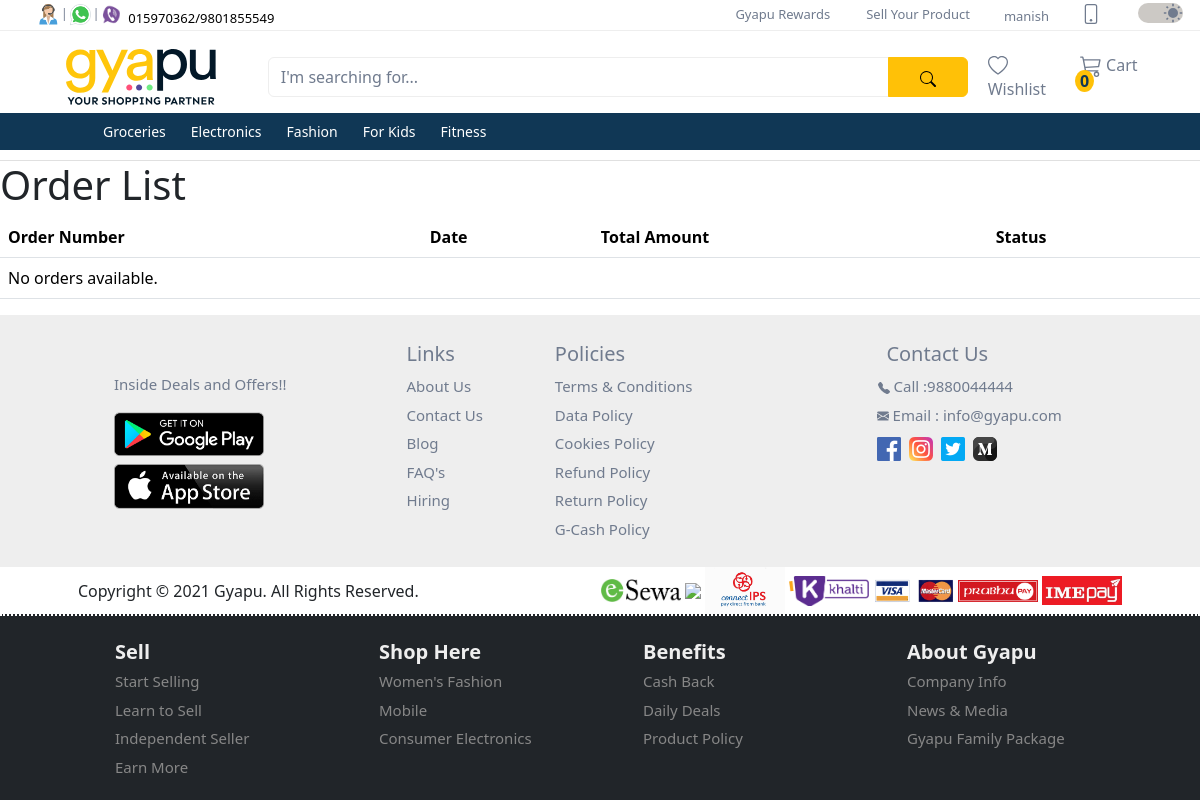
Screenshot of /orders/ (signed in) with the database file from the repository.
### user/models.py (models this page shows, shortened)
class CustomUser(AbstractUser):
  id = models.UUIDField(
    primary_key = True,
    default = uuid.uuid4,
    editable = False
  )
  full_name = models.CharField(max_length=50, default='Default Name')
  mobile = models.CharField(max_length=10, blank=False, null=False)

### products/models.py (models this page shows, shortened)
class Category(models.Model):
  id = models.UUIDField(
    primary_key = True,
    default = uuid.uuid4,
    editable = False
  )
  name = models.CharField(max_length=255)
  description = models.TextField(blank=True)
  parent = models.ForeignKey('self', on_delete=models.CASCADE, null=True, blank=True, related_name='children')
  class Meta:
    verbose_name_plural = 'Categories'

### orders/views.py (the view)
# urls.py: path('', OrderListView.as_view(), name='order_list'),
class OrderListView(LoginRequiredMixin, CustomerGroupRequiredMixin, ListView):
  model = Order
  template_name = 'orders/order_list.html'
  context_object_name = 'order_list'
  def get_queryset(self):
    return super().get_queryset().filter(user=self.request.user)

### products/context_processors.py (called while the page is built)
def categories(request):
  categories = Category.objects.filter(parent__isnull=True)
  return {'categories': categories}

### user/views.py (called while the page is built)
  def test_func(self):
    return self.request.user.groups.filter(name='customer').exists()

### orders/templates/orders/order_list.html (shortened to what this page needs)
{% extends '_base.html' %}
{% block content %}
  <h1>Order List</h1>
  <table class="table">
    <thead>
      <tr>
        <th>Order Number</th>
        <th>Date</th>
        <th>Total Amount</th>
        <th>Status</th>
      </tr>
    </thead>
    <tbody>
      {% for order in order_list %}
        <tr>
          <td><a href="{% url 'orders:order_detail' pk=order.pk %}">{{ order.order_number }}</a></td>
          <td>{{ order.date_ordered }}</td>
          <td>{{ order.total_amount }}</td>
          <td>{{ order.status }}</td>
        </tr>
      {% empty %}
        <tr>
          <td colspan="4">No orders available.</td>
        </tr>
      {% endfor %}
    </tbody>
  </table>
{% endblock %}

### user/templates/_base.html (shortened to what this page needs)
{% load static %}
<!DOCTYPE html>
<html lang="en">
<head>
  <link href="https://cdn.jsdelivr.net/npm/bootstrap@5.3.2/dist/css/bootstrap.min.css" rel="stylesheet">
  <link rel="stylesheet" href="{% static 'css/style.css' %}">
</head>
<body>
  <nav class="navbar navbar-expand-lg first-nav">
    <div class="container-fluid d-flex">
      <div class="contact-icons ms-4 d-none d-lg-block">
        <div class="d-flex">
          <div class="d-flex">
            <div class="tooltip px-0">
              <img src="{% static "images/icons/contact.svg" %}" alt="phone">
            </div>
            <span class="pt-1">|</span>
          </div>
          <div class="d-flex">
            <div class="tooltip px-0">
              <img src="{% static "images/icons/whatsapp.png" %}" alt="whatsapp">
            </div>
            <span class="pt-1">|</span>
          </div>
          <div>
            <div class="tooltip px-0">
              <img src="{% static "images/icons/viber.png" %}" alt="viber">
            </div>
          </div>
          <div class="mt-1">
            <a class="phone-number ps-1" href="#">
              015970362/9801855549
            </a>
          </div>
        </div>
      </div>
      <div class="menu flex-grow-1">
        <div class="collapse navbar-collapse justify-content-end" id="collapsibleNavbar">
          <ul class="navbar-nav">
            <li class="nav-item">
              <a class="nav-link py-0" href="#">Gyapu Rewards</a>
            </li>
            <li class="nav-item">
              <a class="nav-link py-0" href="#">Sell Your Product</a>
            </li>
          </ul>
        </div>
      </div>
      <div class="accessibilities">
        <div class="d-flex justify-content-end">
          {% if user.is_authenticated %}
            <div class="tooltip mx-3">
              <a href="{% url 'profile_detail' %}">{{ user.username }}</a>
            </div>
          {% else %}
            <div class="d-flex mx-3">
              <a href="{% url "register" %}">Login/Register</a>
            </div>
          {% endif %}
          <div class="tooltip qrtooltip mx-3">
            <a class="nav-link" href="#">
            </a>
          </div>
          <div class="switch">
            <div class="form-check form-switch ms-3">
              <input class="form-check-input" type="checkbox" id="toggleswitch" value="yes" checked>
            </div>
          </div>
        </div>
      </div>
    </div>
  </nav>
  <nav class="navbar navbar-expand-xl d-flex flex-column second-nav" id="secondNav">
    <div class="container">
      <div class="d-flex flex-row container-fluid gyapu-head">
        <a class="navbar-brand" href="{% url 'home' %}">
          <img class="img-fluid" id="gyapu-head" src="{% static "images/gyapu-header-lightmode.svg" %}" alt="gyapu brand logo">
        </a>
        <form class="input-group mt-3 mb-3">
          <input type="text" class="form-control" placeholder="I'm searching for...">
          <button class="btn btn-warning" type="submit">
          </button>
        </form>
      </div>
      <div class="collapse navbar-collapse" id="mynavbar">
        <ul class="navbar-nav me-auto">
          <li class="nav-item">
            <a class="nav-link" href="javascript:void(0)">
              Wishlist
            </a>
          </li>
          <li class="nav-item">
            <div class="tooltip">
              <a class="nav-link" href="{% url 'cart_detail' %}">
                Cart
                <sup class="bg-warning cart-number">0</sup>
              </a>
            </div>
          </li>
        </ul>
      </div>
    </div>
    <div class="dropdown-nav">
      <div class="container">
        <div class="collapse navbar-collapse" id="mynavbar">
          <ul class="navbar-nav">
            {% for category in categories %}
              <li class="nav-item dropdown">
                <a class="nav-link dropbtn" href="#">{{ category.name }}</a>
              </li>
            {% endfor %}
          </ul>
        </div>
      </div>
    </div>
  </nav>
  {% block content %}
  {% endblock %}
  <footer>
    <div class="contacts">
      <div class="container">
        <div class="d-flex flex-wrap">
          <div class="playstore d-flex justify-content-center align-self-center flex-column mx-5 px-4">
            <p>Inside Deals and Offers!!</p>
            <div class="googleplay">
              <a href="#">
                <img src="{% static "images/googleplay.png" %}">
              </a>
            </div>
            <div class="appstore mt-2">
              <a href="#">
                <img src="{% static "images/appstore.png" %}">
              </a>
            </div>
          </div>
          <div class="links py-4 px-5">
            <p class="contact-head">Links</p>
            <ul class="list-group">
              <li class="list-group-item">
                <a href="#">About Us</a>
              </li>
              <li class="list-group-item">
                <a href="#">Contact Us</a>
              </li>
              <li class="list-group-item">
                <a href="#">Blog</a>
              </li>
              <li class="list-group-item">
                <a href="#">FAQ's</a>
              </li>
              <li class="list-group-item">
                <a href="#">Hiring</a>
              </li>
            </ul>
          </div>
          <div class="policies py-4 px-4">
            <p class="contact-head">Policies</p>
            <ul class="list-group">
              <li class="list-group-item">
                <a href="#">Terms & Conditions</a>
              </li>
              <li class="list-group-item">
                <a href="#">Data Policy</a>
              </li>
              <li class="list-group-item">
                <a href="#">Cookies Policy</a>
              </li>
              <li class="list-group-item">
                <a href="#">Refund Policy</a>
              </li>
              <li class="list-group-item">
                <a href="#">Return Policy</a>
              </li>
              <li class="list-group-item">
                <a href="#">G-Cash Policy</a>
              </li>
            </ul>
          </div>
          <div class="contact-us flex-grow-1 py-4 px-4">
            <p class="contact-head d-flex justify-content-center">Contact Us</p>
            <ul class="list-group">
              <li class="list-group-item d-flex justify-content-center ms-3">
                <a href="#">
                  Call :9880044444
                </a>
              </li>
              <li class="list-group-item d-flex justify-content-center ms-5 ps-3">
                <a href="#">
                  Email : info@gyapu.com</a>
              </li>
              <li class="list-group-item d-flex justify-content-center">
                <a href="#" class="p-1">
                  <img src="{% static "images/icons/facebook.png" %}">
                </a>
                <a href="#" class="p-1">
                  <img src="{% static "images/icons/instagram.png" %}">
                </a>
                <a href="#" class="p-1">
                  <img src="{% static "images/icons/twitter.png" %}">
                </a>
                <a href="#" class="p-1">
                  <img src="{% static "images/icons/medium.png" %}">
                </a>
              </li>
            </ul>
          </div>
        </div>
      </div>
    </div>
    <div class="mid-footer">
      <div class="container-md px-5">
        <div class="d-flex align-items-center justify-content-between flex-wrap flex-sm-row-reverse">
          <div class="digital-pay">
            <img src="{% static "images/logos/esewa.jpg" %}">
            <img src="{% static "images/logos/fonepay.com-3905626534" %}">
            <img src="{% static "images/logos/ips.jpg" %}">
            <img src="{% static "images/logos/khalti.png" %}">
            <img src="{% static "images/logos/visa.webp" %}">
            <img src="{% static "images/logos/prabhupay.png" %}">
            <img src="{% static "images/logos/ime.jpg" %}">
          </div>
          <div class="copyright">
            <p class="mb-0">Copyright © 2021 Gyapu. All Rights Reserved.</p>
          </div>
        </div>
      </div>
    </div>
    <div class="sitemap">
      <div class="container p-3">
        <div class="row ps-5 ms-3">
          <div class="col-6 col-xl-3">
            <p class="sitemap-head">Sell</p>
            <ul class="list-group">
              <li class="list-group-item">
                <a href="#">Start Selling</a>
              </li>
              <li class="list-group-item">
                <a href="#">Learn to Sell</a>
              </li>
              <li class="list-group-item">
                <a href="#">Independent Seller</a>
              </li>
              <li class="list-group-item">
                <a href="#">Earn More</a>
              </li>
            </ul>
          </div>
          <div class="col-6 col-xl-3">
            <p class="sitemap-head">Shop Here</p>
            <ul class="list-group">
              <li class="list-group-item">
                <a href="#">Women's Fashion</a>
              </li>
              <li class="list-group-item">
                <a href="#">Mobile</a>
              </li>
              <li class="list-group-item">
                <a href="#">Consumer Electronics</a>
              </li>
            </ul>
          </div>
          <div class="col-6 col-xl-3">
            <p class="sitemap-head">Benefits</p>
            <ul class="list-group">
              <li class="list-group-item">
                <a href="#">Cash Back</a>
              </li>
              <li class="list-group-item">
                <a href="#">Daily Deals</a>
              </li>
              <li class="list-group-item">
                <a href="#">Product Policy</a>
              </li>
            </ul>
          </div>
          <div class="col-6 col-xl-3">
            <p class="sitemap-head">About Gyapu</p>
            <ul class="list-group">
              <li class="list-group-item">
                <a href="#">Company Info</a>
              </li>
              <li class="list-group-item">
                <a href="#">News & Media</a>
              </li>
              <li class="list-group-item">
                <a href="#">Gyapu Family Package</a>
              </li>
            </ul>
          </div>
        </div>
      </div>
    </div>
  </footer>
</body>
</html>

### user/static/css/style.css (style rules this page uses)
* { margin: 0; padding: 0; scroll-behavior: smooth; }
:root { --backgroundColor: #ffffff; --featureListBgColor: #F8F8FA; --cardBgColor: #ffffff; --contactsBgColor: #EEEEEE; --toggleswitchBgColor: #CCC9C5; --textColor: #707B8E; --priceColor: #103755; --buttomnavColor: #103755; --border: #eeeeee; --controlColor: #606775; --phoneColor: #000000; --navAnchorHover: #000000; --inputBorderSelection: #eeeeee; --topicColorHover: #000000; --gyapuHeader: #031828; --cardHoverBoxShadow: 0 2px 4px 0 rgba(158, 155, 155, 0.19), 0 4px 10px 0 rgba(158, 155, 155, 0.19); }
.first-nav { height: 30px; z-index: 3; background-color: var(--backgroundColor); }
.first-nav a { text-decoration: none; color: var(--textColor); }
.first-nav .contact-icons img { width: 25px; height: 25px; }
.first-nav .contact-icons span { font-size: 12px; color: var(--textColor); }
.phone-number { font-size: 13px; color: var(--phoneColor) !important; }
.navbar-toggler a, .accessibilities a { font-size: 13px; color: var(--textColor); }
#collapsibleNavbar { font-size: 13px; }
#collapsibleNavbar ul li { padding: 0 10px; }
#collapsibleNavbar a { color: var(--textColor); }
.switch { margin-top: -5px; margin-left: 15px; }
.switch .form-check-input { font-size: 20px; width: 45px; background-color: var(--toggleswitchBgColor); border: none; cursor: pointer; }
.switch .form-switch .form-check-input { background-image: url("/static/images/moon.svg"); }
.switch .form-switch .form-check-input:checked { background-image: url("/static/images/sun.svg"); }
.second-nav { width: 100%; margin: 0; padding-top: 10px; padding-bottom: 0; background-color: var(--backgroundColor); z-index: 2; border-top: 1px solid var(--border); }
.second-nav .container .container-fluid { width: 1000px; }
.second-nav .container .container-fluid a { margin: auto; }
.second-nav img { width: 150px !important; min-width: 100px; }
.second-nav form { max-width: 700px !important; height: 40px; margin-left: 40px; }
.second-nav form input { background: transparent; border: 1px solid var(--border); }
.second-nav form input::placeholder { color: var(--textColor); }
.form-control { color: var(--textColor) !important; }
.second-nav form button { width: 80px; }
#mynavbar a { color: var(--textColor); }
.cart-number { font-size: 16px; font-weight: 600; color: #103755; border-radius: 50%; padding: 0 5px; margin-left: -5px; }
.tooltip { position: relative; font-size: 16px; display: inline-block; opacity: 1; }
.dropdown-nav { width: 100%; background-color: #103755; z-index: 2; }
.dropdown-nav .container { padding-left: 65px; }
.dropbtn { color: #ffffff !important; font-size: 14px; margin-right: 9px; }
.dropdown, .dropleft, .sub-dropleft { position: relative; display: inline-block; }
.row div { margin: 0; padding: 5px; }
.row a { text-decoration: none; color: var(--textColor); }
.contacts { background-color: var(--contactsBgColor); color: var(--textColor); font-size: 15px; }
.googleplay img, .appstore img { width: 150px; }
.contact-head { font-size: 20px; font-weight: 500; margin-bottom: 3px; }
.list-group { --bs-list-group-bg: none; --bs-list-group-border-color: none; --bs-list-group-item-padding-x: 0; --bs-list-group-item-padding-y: 3px; }
.contacts .list-group li a { text-decoration: none; color: var(--textColor); }
.sitemap { background-color: #212529; color: #878787; font-size: 15px; border-top: 2px dotted #ffffff; margin-bottom: 50px; }
.sitemap-head { font-size: 20px; font-weight: 800; color: #EEEEEE; margin-bottom: 0; }
.sitemap .list-group li a { text-decoration: none; color: #878787; }
.digital-pay img { width: 80px; }
@media only screen and (min-width: 990px) { .sitemap { margin-bottom: 0; } }
@media only screen and (max-width: 1200px) { .second-nav { padding-bottom: 10px; border-bottom: 1px solid #e0e0e0; } }

### rows the page displays
CustomUser: username "manish"
Category: name "Groceries"
Category: name "Electronics"
Category: name "Fashion"
Category: name "For Kids"
Category: name "Fitness"
